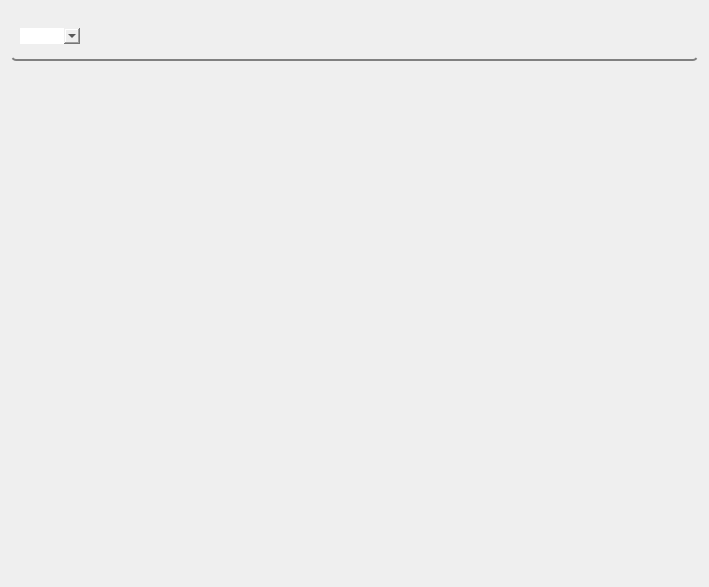
<?xml version="1.0" encoding="UTF-8"?>
<ui version="4.0">
 <class>Form</class>
 <widget class="QWidget" name="Form">
  <property name="geometry">
   <rect>
    <x>0</x>
    <y>0</y>
    <width>709</width>
    <height>587</height>
   </rect>
  </property>
  <property name="maximumSize">
   <size>
    <width>16777215</width>
    <height>16777215</height>
   </size>
  </property>
  <property name="windowTitle">
   <string>Form</string>
  </property>
  <property name="styleSheet">
   <string notr="true">border:none</string>
  </property>
  <layout class="QVBoxLayout" name="verticalLayout">
   <item alignment="Qt::AlignTop">
    <widget class="QGroupBox" name="groupBox">
     <property name="minimumSize">
      <size>
       <width>0</width>
       <height>50</height>
      </size>
     </property>
     <property name="maximumSize">
      <size>
       <width>16777215</width>
       <height>50</height>
      </size>
     </property>
     <property name="styleSheet">
      <string notr="true"> QGroupBox {
 background-color: qlineargradient(x1: 0, y1: 0, x2: 0, y2: 1,
                                   stop: 0 #edb514, stop: 1 #ea4000);
 border-bottom: 2px solid gray;
 border-radius: 5px;
 margin-top: 0; /* leave space at the top for the title */
}</string>
     </property>
     <property name="title">
      <string/>
     </property>
     <layout class="QHBoxLayout" name="horizontalLayout">
      <item>
       <widget class="QComboBox" name="comboBox"/>
      </item>
      <item>
       <spacer name="horizontalSpacer">
        <property name="orientation">
         <enum>Qt::Horizontal</enum>
        </property>
        <property name="sizeHint" stdset="0">
         <size>
          <width>40</width>
          <height>20</height>
         </size>
        </property>
       </spacer>
      </item>
      <item>
       <widget class="QPushButton" name="settingsButton">
        <property name="minimumSize">
         <size>
          <width>15</width>
          <height>15</height>
         </size>
        </property>
        <property name="maximumSize">
         <size>
          <width>40</width>
          <height>40</height>
         </size>
        </property>
        <property name="autoFillBackground">
         <bool>false</bool>
        </property>
        <property name="styleSheet">
         <string notr="true">border: none;
background-color:none;</string>
        </property>
        <property name="text">
         <string/>
        </property>
        <property name="icon">
         <iconset>
          <normaloff>imgs/settings1.png</normaloff>imgs/settings1.png</iconset>
        </property>
       </widget>
      </item>
     </layout>
    </widget>
   </item>
   <item>
    <widget class="QScrollArea" name="scrollArea">
     <property name="widgetResizable">
      <bool>true</bool>
     </property>
     <widget class="QWidget" name="scrollAreaWidgetContents_2">
      <property name="geometry">
       <rect>
        <x>0</x>
        <y>0</y>
        <width>687</width>
        <height>508</height>
       </rect>
      </property>
      <layout class="QVBoxLayout" name="verticalLayout_2">
       <item>
        <widget class="QGroupBox" name="groupBox_2">
         <property name="title">
          <string/>
         </property>
         <layout class="QVBoxLayout" name="verticalLayout_4">
          <item>
           <layout class="QVBoxLayout" name="elements"/>
          </item>
         </layout>
        </widget>
       </item>
       <item>
        <spacer name="verticalSpacer">
         <property name="orientation">
          <enum>Qt::Vertical</enum>
         </property>
         <property name="sizeHint" stdset="0">
          <size>
           <width>20</width>
           <height>40</height>
          </size>
         </property>
        </spacer>
       </item>
      </layout>
     </widget>
    </widget>
   </item>
  </layout>
 </widget>
 <resources/>
 <connections/>
</ui>
